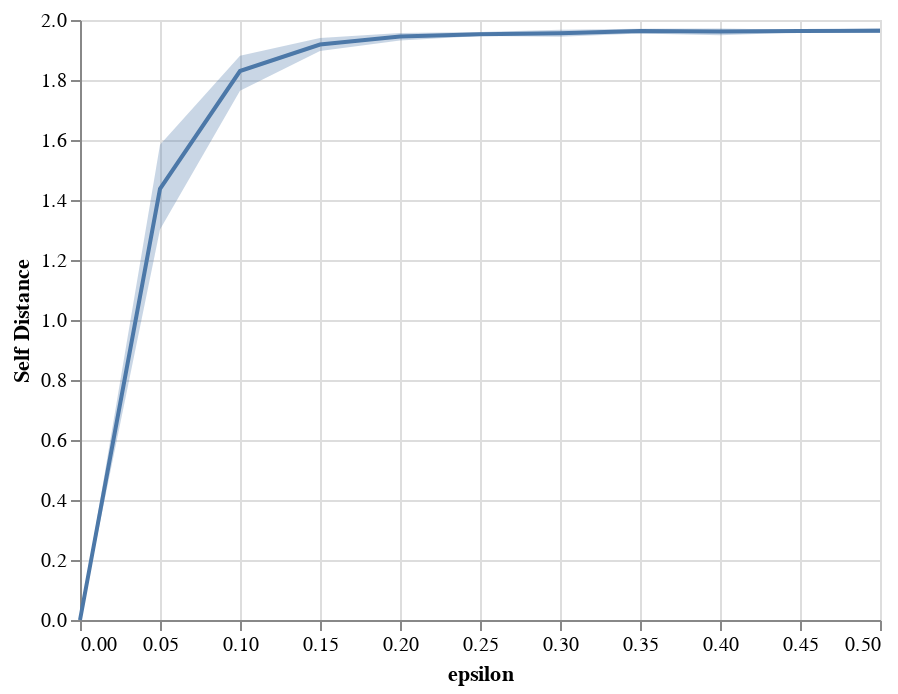

This figure's notebook cell:
### Code cell
line = alt.Chart(data).mark_line().encode(
    x='epsilon',
    y='mean(self_distance)'
)
band = alt.Chart(data).mark_errorband(extent='ci').encode(
    x='epsilon',
    y=alt.Y('self_distance', title='Self Distance'),
)
band + line

### Figure 1 — Vega-Lite specification as saved in the notebook (floating-point values rounded to 4 significant figures)
{"config": {"view": {"continuousWidth": 400, "continuousHeight": 300}}, "layer": [{"mark": {"type": "errorband", "extent": "ci"}, "encoding": {"x": {"type": "quantitative", "field": "epsilon"}, "y": {"type": "quantitative", "field": "self_distance", "title": "Self Distance"}}}, {"mark": "line", "encoding": {"x": {"type": "quantitative", "field": "epsilon"}, "y": {"type": "quantitative", "aggregate": "mean", "field": "self_distance"}}}], "data": {"name": "data-e2c073f7771568f4c90ad992ddcb199a"}, "$schema": "https://vega.github.io/schema/vega-lite/v4.0.2.json", "datasets": {"data-e2c073f7771568f4c90ad992ddcb199a": [{"epsilon": 0.0, "face_id": 0, "self_distance": 0.0}, {"epsilon": 0.05, "face_id": 0, "self_distance": 1.303}, {"epsilon": 0.1, "face_id": 0, "self_distance": 1.809}, {"epsilon": 0.15, "face_id": 0, "self_distance": 1.898}, {"epsilon": 0.2, "face_id": 0, "self_distance": 1.952}, {"epsilon": 0.25, "face_id": 0, "self_distance": 1.951}, {"epsilon": 0.3, "face_id": 0, "self_distance": 1.951}, {"epsilon": 0.35, "face_id": 0, "self_distance": 1.957}, {"epsilon": 0.4, "face_id": 0, "self_distance": 1.969}, {"epsilon": 0.45, "face_id": 0, "self_distance": 1.968}, {"epsilon": 0.5, "face_id": 0, "self_distance": 1.957}, {"epsilon": 0.0, "face_id": 1, "self_distance": 0.0}, {"epsilon": 0.05, "face_id": 1, "self_distance": 1.297}, {"epsilon": 0.1, "face_id": 1, "self_distance": 1.77}, {"epsilon": 0.15, "face_id": 1, "self_distance": 1.878}, {"epsilon": 0.2, "face_id": 1, "self_distance": 1.928}, {"epsilon": 0.25, "face_id": 1, "self_distance": 1.947}, {"epsilon": 0.3, "face_id": 1, "self_distance": 1.937}, {"epsilon": 0.35, "face_id": 1, "self_distance": 1.957}, {"epsilon": 0.4, "face_id": 1, "self_distance": 1.928}, {"epsilon": 0.45, "face_id": 1, "self_distance": 1.953}, {"epsilon": 0.5, "face_id": 1, "self_distance": 1.949}, {"epsilon": 0.0, "face_id": 2, "self_distance": 0.0}, {"epsilon": 0.05, "face_id": 2, "self_distance": 1.774}, {"epsilon": 0.1, "face_id": 2, "self_distance": 1.903}, {"epsilon": 0.15, "face_id": 2, "self_distance": 1.962}, {"epsilon": 0.2, "face_id": 2, "self_distance": 1.958}, {"epsilon": 0.25, "face_id": 2, "self_distance": 1.97}, {"epsilon": 0.3, "face_id": 2, "self_distance": 1.976}, {"epsilon": 0.35, "face_id": 2, "self_distance": 1.977}, {"epsilon": 0.4, "face_id": 2, "self_distance": 1.981}, {"epsilon": 0.45, "face_id": 2, "self_distance": 1.97}, {"epsilon": 0.5, "face_id": 2, "self_distance": 1.981}, {"epsilon": 0.0, "face_id": 3, "self_distance": 0.0}, {"epsilon": 0.05, "face_id": 3, "self_distance": 1.621}, {"epsilon": 0.1, "face_id": 3, "self_distance": 1.92}, {"epsilon": 0.15, "face_id": 3, "self_distance": 1.946}, {"epsilon": 0.2, "face_id": 3, "self_distance": 1.966}, {"epsilon": 0.25, "face_id": 3, "self_distance": 1.965}, {"epsilon": 0.3, "face_id": 3, "self_distance": 1.968}, {"epsilon": 0.35, "face_id": 3, "self_distance": 1.974}, {"epsilon": 0.4, "face_id": 3, "self_distance": 1.969}, {"epsilon": 0.45, "face_id": 3, "self_distance": 1.966}, {"epsilon": 0.5, "face_id": 3, "self_distance": 1.975}, {"epsilon": 0.0, "face_id": 4, "self_distance": 0.0}, {"epsilon": 0.05, "face_id": 4, "self_distance": 1.328}, {"epsilon": 0.1, "face_id": 4, "self_distance": 1.868}, {"epsilon": 0.15, "face_id": 4, "self_distance": 1.94}, {"epsilon": 0.2, "face_id": 4, "self_distance": 1.962}, {"epsilon": 0.25, "face_id": 4, "self_distance": 1.947}, {"epsilon": 0.3, "face_id": 4, "self_distance": 1.976}, {"epsilon": 0.35, "face_id": 4, "self_distance": 1.975}, {"epsilon": 0.4, "face_id": 4, "self_distance": 1.972}, {"epsilon": 0.45, "face_id": 4, "self_distance": 1.97}, {"epsilon": 0.5, "face_id": 4, "self_distance": 1.972}, {"epsilon": 0.0, "face_id": 5, "self_distance": 0.0}, {"epsilon": 0.05, "face_id": 5, "self_distance": 1.224}, {"epsilon": 0.1, "face_id": 5, "self_distance": 1.674}, {"epsilon": 0.15, "face_id": 5, "self_distance": 1.892}, {"epsilon": 0.2, "face_id": 5, "self_distance": 1.931}, {"epsilon": 0.25, "face_id": 5, "self_distance": 1.948}, {"epsilon": 0.3, "face_id": 5, "self_distance": 1.945}, {"epsilon": 0.35, "face_id": 5, "self_distance": 1.956}, {"epsilon": 0.4, "face_id": 5, "self_distance": 1.962}, {"epsilon": 0.45, "face_id": 5, "self_distance": 1.959}, {"epsilon": 0.5, "face_id": 5, "self_distance": 1.96}, {"epsilon": 0.0, "face_id": 6, "self_distance": 0.0}, {"epsilon": 0.05, "face_id": 6, "self_distance": 1.514}, {"epsilon": 0.1, "face_id": 6, "self_distance": 1.865}, {"epsilon": 0.15, "face_id": 6, "self_distance": 1.911}, {"epsilon": 0.2, "face_id": 6, "self_distance": 1.917}, {"epsilon": 0.25, "face_id": 6, "self_distance": 1.941}, {"epsilon": 0.3, "face_id": 6, "self_distance": 1.939}, {"epsilon": 0.35, "face_id": 6, "self_distance": 1.946}, {"epsilon": 0.4, "face_id": 6, "self_distance": 1.95}, {"epsilon": 0.45, "face_id": 6, "self_distance": 1.956}, {"epsilon": 0.5, "face_id": 6, "self_distance": 1.956}]}}
